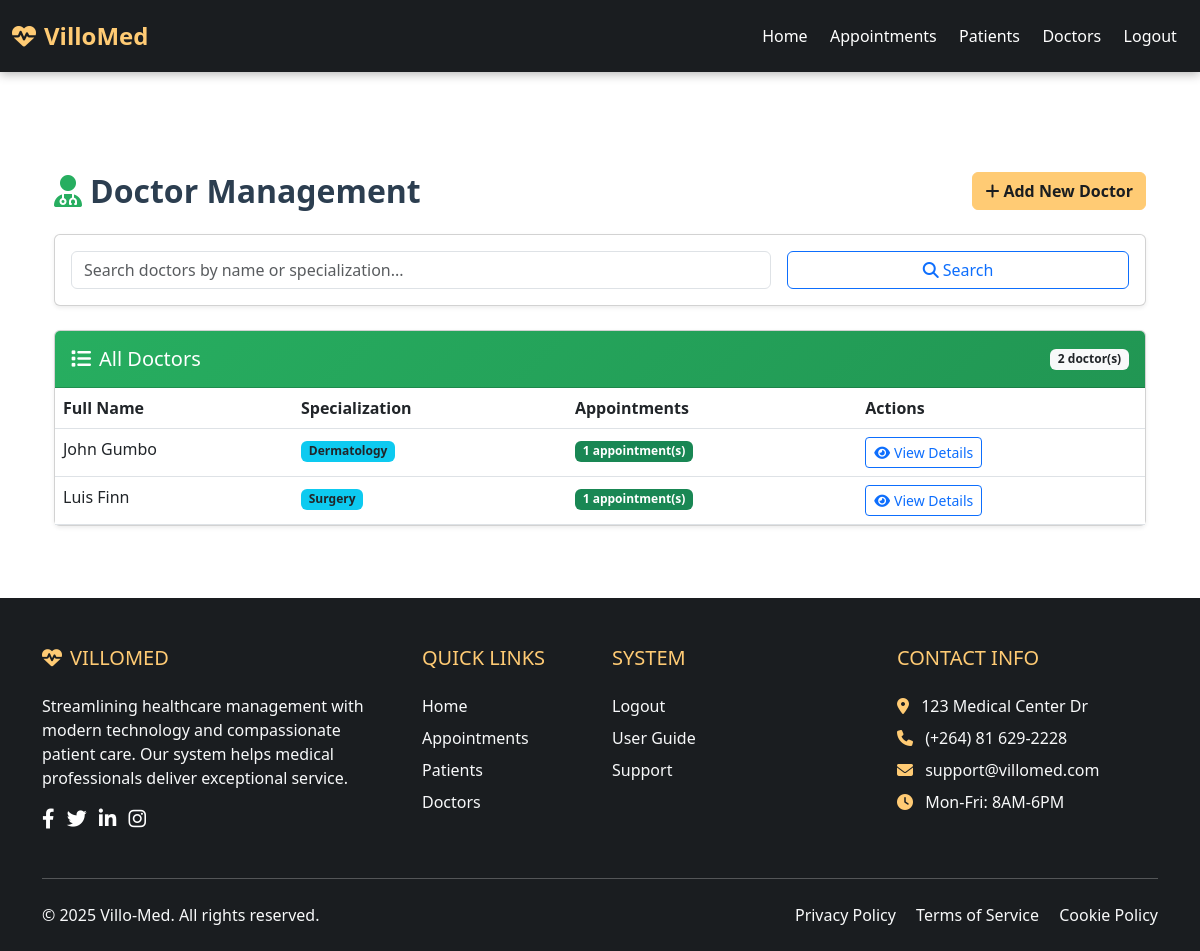
The page /add_doctor on the database its author committed.
### models.py (models this page shows)
class Doctor(db.Model):
    __tablename__ = 'doctor'
    id = db.Column(db.Integer, primary_key=True)
    first_name = db.Column(db.String(50), nullable=False)
    surname = db.Column(db.String(50), nullable=False)
    specialization = db.Column(db.String(50))
    date_created = db.Column(db.DateTime, default=datetime.utcnow)
    appointments = db.relationship('Appointment', back_populates='doctor')
    @property
    def name(self):
        return f"{self.first_name} {self.surname}"

### app.py (the view, shortened to what this page needs)
@app.route('/add_doctor', methods=['GET', 'POST'])
def add_doctor():
    search_query = request.args.get('search', '')
    if search_query:
        doctors = Doctor.query.filter(
            (Doctor.first_name.ilike(f'%{search_query}%')) |
            (Doctor.surname.ilike(f'%{search_query}%')) |
            (Doctor.specialization.ilike(f'%{search_query}%'))
        ).all()
    else:
        doctors = Doctor.query.all()
    return render_template('doctors.html', doctors=doctors, search_query=search_query)

### templates/doctors.html (shortened to what this page needs)
{% extends "base.html" %}
{% block content %}
<div class="container my-4">
    <div class="d-flex justify-content-between align-items-center mb-4">
        <h2 class="mb-0" style="color: #2c3e50; font-weight: 600;">
            <i class="fas fa-user-md me-2" style="color: #27ae60;"></i>Doctor Management
        </h2>
        <button class="btn btn-primary" data-bs-toggle="modal" data-bs-target="#addDoctorModal">
            <i class="fas fa-plus me-1"></i>Add New Doctor
        </button>
    </div>
    <div class="card mb-4 shadow-sm">
        <div class="card-body">
            <form method="GET" action="{{ url_for('doctors') }}" class="row g-3">
                <div class="col-md-8">
                    <input type="text" class="form-control" name="search" placeholder="Search doctors by name or specialization..." value="{{ search_query }}">
                </div>
                <div class="col-md-4">
                    <button type="submit" class="btn btn-outline-primary w-100">
                        <i class="fas fa-search me-1"></i>Search
                    </button>
                </div>
            </form>
        </div>
    </div>
    <div class="card shadow-sm">
        <div class="card-header py-3 d-flex justify-content-between align-items-center" style="background: linear-gradient(135deg, #27ae60, #219653); color: white;">
            <h5 class="mb-0"><i class="fas fa-list me-2"></i>All Doctors</h5>
            <span class="badge bg-light text-dark">{{ doctors|length }} doctor(s)</span>
        </div>
        <div class="card-body p-0">
            <div class="table-responsive">
                <table class="table table-hover mb-0">
                    <thead style="background-color: #ecf0f1;">
                        <tr>
                            <th>Full Name</th>
                            <th>Specialization</th>
                            <th>Appointments</th>
                            <th>Actions</th>
                        </tr>
                    </thead>
                    <tbody>
                        {% for d in doctors %}
                        <tr>
                            <td>{{ d.name }}</td>
                            <td><span class="badge bg-info text-dark">{{ d.specialization }}</span></td>
                            <td>
                                <span class="badge {% if d.appointments %}bg-success{% else %}bg-secondary{% endif %}">
                                    {{ d.appointments|length if d.appointments else 0 }} appointment(s)
                                </span>
                            </td>
                            <td>
                                <button type="button" class="btn btn-sm btn-outline-primary" data-bs-toggle="modal" data-bs-target="#viewDoctorModal{{ d.id }}">
                                    <i class="fas fa-eye me-1"></i>View Details
                                </button>
                            </td>
                        </tr>
                        {% else %}
                        <tr>
                            <td colspan="4" class="text-center py-4">No doctors found.</td>
                        </tr>
                        {% endfor %}
                    </tbody>
                </table>
            </div>
        </div>
    </div>
</div>
{% endblock %}

### static/style.css (style rules this page uses)
body { padding-top: 76px; display: flex; flex-direction: column; min-height: 100vh; font-family: 'Segoe UI', Tahoma, Geneva, Verdana, sans-serif; }
html { scroll-behavior: smooth; }
.btn-primary { background-color: #FFCB74; border-color: #FFCB74; color: #1a1d20; font-weight: 600; }

### rows shown on the page
Doctor: name "John Gumbo", specialization "Dermatology", appointments|length "1"
Doctor: name "Luis Finn", specialization "Surgery", appointments|length "1"

### other values the page prints
{{ doctors|length }} "2"
